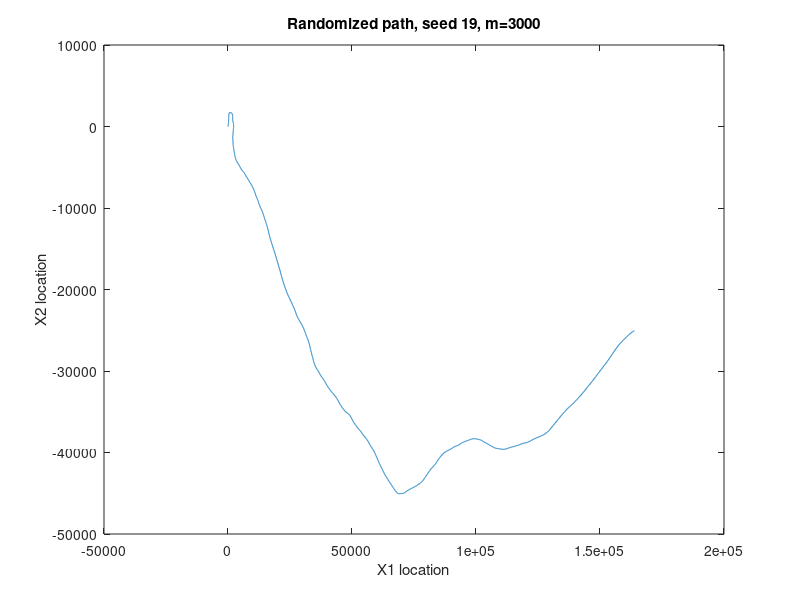

Recreate this plot in MATLAB.
clear all; close all; clc
%Part 1
rng(19)
sigma=0.5; deltaT=0.5; alpha = 0.6;
P=1/20*[[16,1,1,1,1];[1,16,1,1,1];[1,1,16,1,1];[1,1,1,16,1];[1,1,1,1,16]];
zn=[[0,0];[3.5,0];[0,3.5];[0,-3.5];[-3.5,0]];
theta=[[1,deltaT,deltaT^2/2];[0,1,deltaT];[0,0,alpha]];
phiz=[[deltaT^2/2];[deltaT];[0]];
phiw=[[deltaT^2/2];[deltaT];[1]];
N=6;
zero=zeros(N,1);

N=6;
sigmamatrix=diag([500,5,5,200,5,5]);
%sigmamatrix=500*diag(ones(N,1),0) + 5*diag(ones(N-1,1),1) + 5*diag(ones(N-1,1),-1)+ 5*diag(ones(N-2,1),-2)+ 5*diag(ones(N-2,1),2)+ 200*diag(ones(N-3,1),3)+ 200*diag(ones(N-3,1),-3)+ 5*diag(ones(N-4,1),-4)+ 5*diag(ones(N-4,1),4)+ 5*diag(ones(N-5,1),5)+ 5*diag(ones(N-5,1),-5);

theta=[[theta,zeros(3,3)];[zeros(3,3),theta]];
phiz=[[phiz,zeros(3,1)];[zeros(3,1),phiz]];
phiw=[[phiw,zeros(3,1)];[zeros(3,1),phiw]];

X0=mvnrnd(zero,sigmamatrix);
Command=round(rand(1)*4)+1;
Z0=zn(Command,:);


m=3000; % Timesteps
States=zeros(m,2);
Xi=transpose(X0);
Zi=transpose(Z0);
Wi=transpose(mvnrnd([0,0],sigma^2*eye(2)));
for i=1:m
    
    Xi=theta*(Xi)+phiz*(Zi)+phiw*(Wi); %Calculate each new state
    
    %Need to update Zi,
    Update=(rand(1));
    sum=0;
    for j=1:5
        
        sum=P(Command,j)+sum;
        if Update<sum
            Command=j;
            break
        end
        
    end
    Zi=transpose(zn(Command,:));
    States(i,1)=Xi(1);
    States(i,2)=Xi(4);
    Wi=transpose(mvnrnd([0,0],sigma^2*eye(2)));
    
    
end
plot(States(:,1),States(:,2))
title('Randomized path, seed 19, m=3000')
xlabel('X1 location') 
ylabel('X2 location') 


%% Part 2

